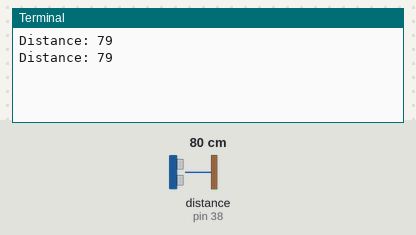
A program run on a simulated Raspberry Pi (header pin numbers). Shown: the last lines printed to the terminal. The inputs (shaded band) are chosen by the test bench; at power-on: distance to the obstacle (sensor on pin 38) 80 cm. The clock reads 2024-03-15 10:24:30 at power-on unless the program sets it; library files of the repository ran but are not shown: hcsr04.py.

Above: at 1.2 s.
1.3 s: distance to the obstacle (sensor on pin 38) set to 2 cm
At 2.6 s:
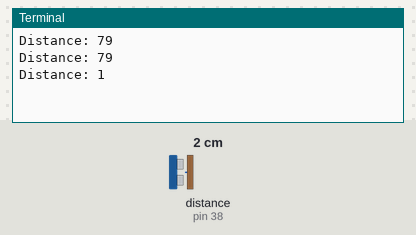
2.8 s: distance to the obstacle (sensor on pin 38) set to 4 cm
At 3.8 s:
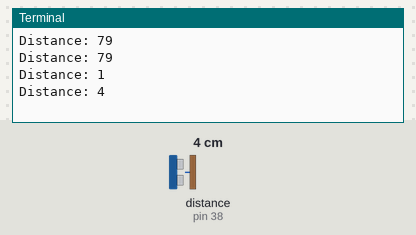
Timing chart, 0 to 5.8 s (numbered marks = the images above; inputs shaded):
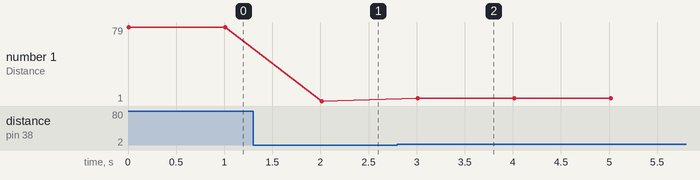

Measured:
- after the input at 1.3 s, the terminal: prints a new line after 0.71 s (image 1)
- after the input at 2.8 s, the terminal: prints a new line after 0.21 s (image 2)
- plotted number 1: 79 → 1 after the input at 1.3 s, 1 → 4 after the input at 2.8 s

The program:

sonarTest.py
```python
#! /usr/bin/env python
#
# Basic test of HC-SR04 ultrasonic sensor on Picon Zero

from __future__ import absolute_import
from __future__ import print_function
import hcsr04, time

hcsr04.init()

try:
    while True:
        distance = int(hcsr04.getDistance())
        print("Distance:", distance)
        time.sleep(1)
except KeyboardInterrupt:
    print()
finally:
    hcsr04.cleanup()
```
